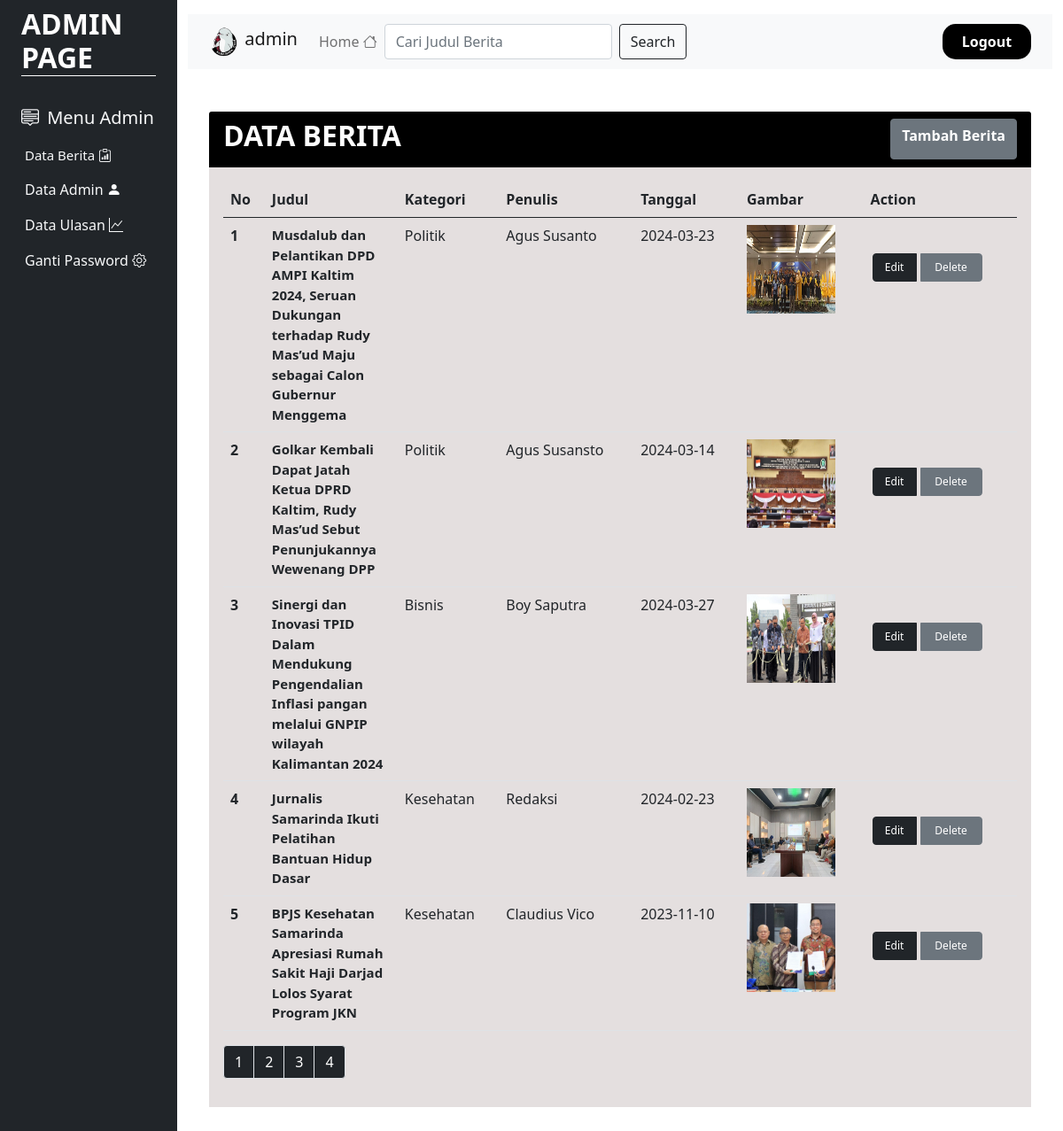
/admin/databeritapage.php (signed in), run on an earlier commit of the app's database.
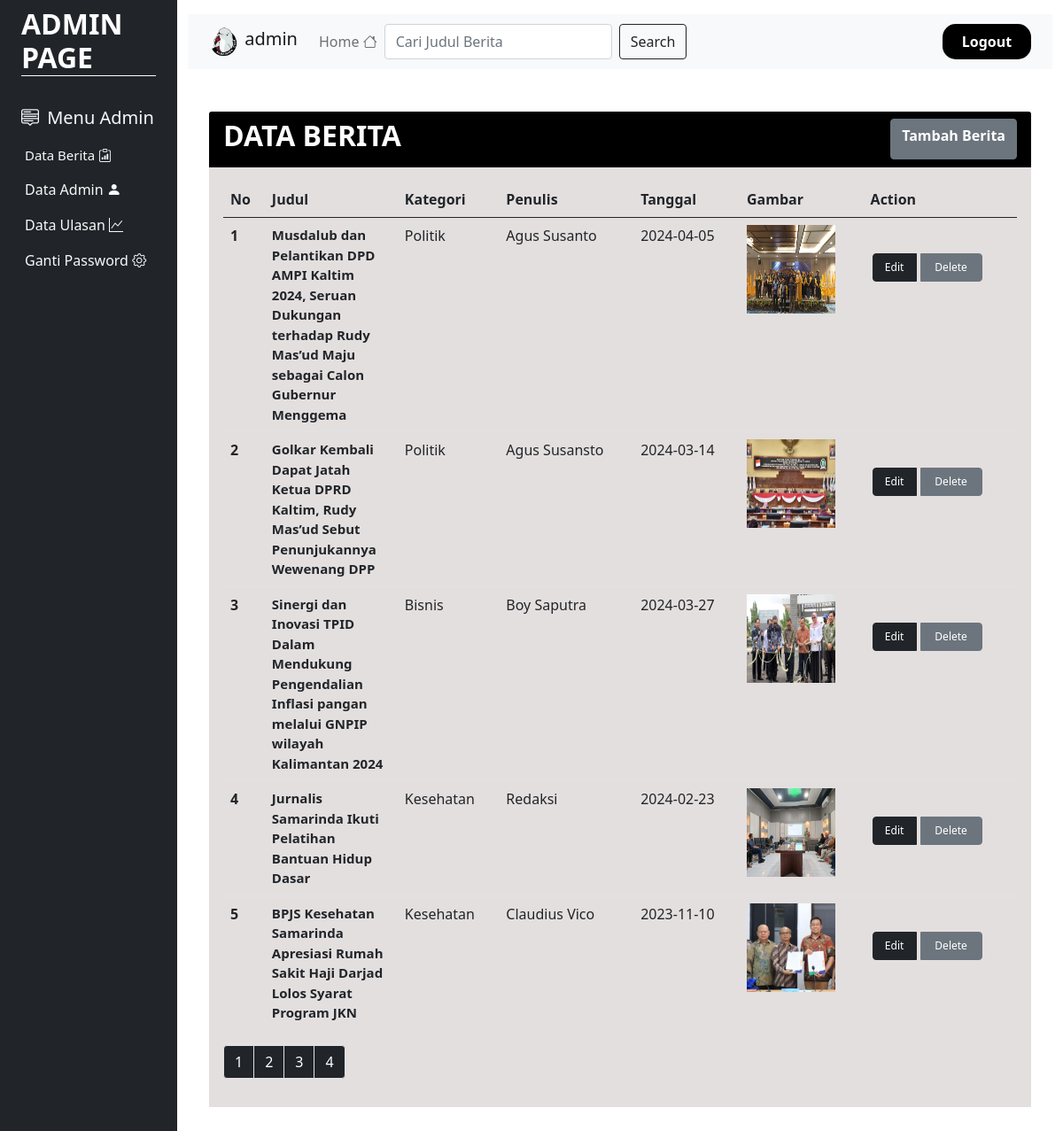
And on a later commit of the database.
### tables this page shows
CREATE TABLE `berita` (
  `id_berita` int(11) NOT NULL,
  `id_kategori` int(11) NOT NULL,
  `judul_berita` varchar(255) NOT NULL,
  `penulis_berita` varchar(255) NOT NULL,
  `tgl_berita` date NOT NULL,
  `isi_berita` text NOT NULL,
  `gambar_berita` varchar(255) NOT NULL
);

CREATE TABLE `kategori` (
  `id_kategori` int(11) NOT NULL,
  `nama_kategori` varchar(50) NOT NULL
);

### admin/databeritapage.php (the view, shortened to what the changed rows need)
<?php
include "header.php";
?>
<div class="col py-3">
    <div class="container my-5">
        <div class="row">
            <div class="col-md-12">
                <div class="card border-0">
                    <div class="card-header">
                        <div class="d-flex justify-content-between">
                            <h2 class="fw-bold text-white">DATA BERITA</h2>
                        </div>
                    </div>
                    <div class="card-body">
                        <div class="table-responsive">
                            <table class="table">
                                <thead>
                                    <tr>
                                        <th scope="col">No</th>
                                        <th scope="col">Judul</th>
                                        <th scope="col">Kategori</th>
                                        <th scope="col">Penulis</th>
                                        <th scope="col">Tanggal</th>
                                        <th scope="col">Gambar</th>
                                        <th scope="col">Action</th>
                                    </tr>
                                </thead>
                                <tbody>
                                    <?php
                                    $limit = 5;
                                    if (isset($_GET["page"])) {
                                        $page  = $_GET["page"];
                                    } else {
                                        $page = 1;
                                    };
                                    $start_from = ($page - 1) * $limit;
                                    $no = 1;
                                    $keyword = $_POST['keyword'];
                                    if ($keyword != '') {
                                        $query = mysqli_query($koneksi, "SELECT * FROM berita INNER JOIN kategori ON berita.id_kategori=kategori.id_kategori WHERE judul_berita LIKE '%$keyword%'");
                                    } else {
                                        $query = mysqli_query($koneksi, "SELECT * FROM berita INNER JOIN kategori ON berita.id_kategori=kategori.id_kategori ORDER BY id_berita ASC LIMIT $start_from, $limit ");
                                    }
                                    while ($data = mysqli_fetch_array($query)) {
                                    ?>
                                        <tr>
                                            <th scope="row"><?= $no++ ?></th>
                                            <td style="width:150px; font-size:15px;"><b><?= $data['judul_berita'] ?><b></td>
                                            <td><?= $data['nama_kategori'] ?></td>
                                            <td><?= $data['penulis_berita'] ?></td>
                                            <td><?= $data['tgl_berita'] ?></td>
                                            <td>
                                                <img src="../assets/images/<?= $data['gambar_berita'] ?>" class="img-fluid" style="width:100px; height:100px;">
                                            </td>
                                            <td>
                                                <div class="btn-group" style="margin-top:30px;">
                                                    <a href="editberitapage.php?id_berita=<?= $data['id_berita'] ?>" class="btn btn-dark" style="width:50px; font-size:12px; margin:2px;">Edit</a>
                                                    <a href="deleteberita.php?id_berita=<?= $data['id_berita'] ?>" class="btn btn-secondary delete-link" style="width:70px; font-size:12px; margin:2px;">Delete</a>
                                                </div>
                                            </td>
                                        </tr>
                                    <?php
                                    }
                                    ?>
                                </tbody>
                            </table>
                        </div>
                    </div>
                </div>
            </div>
        </div>
    </div>
    </body>
    </html>

What changed in the data, as far as the page shows it:
changed berita "Agus Susanto": tgl_berita "2024-03-23" → "2024-04-05"
